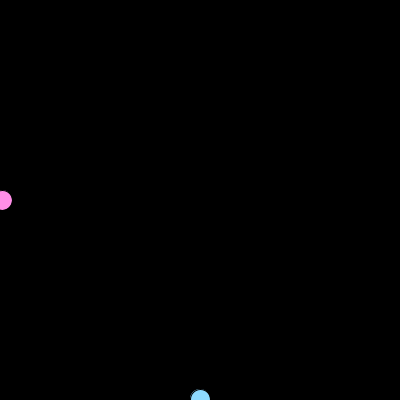
Frame 1 (no input)
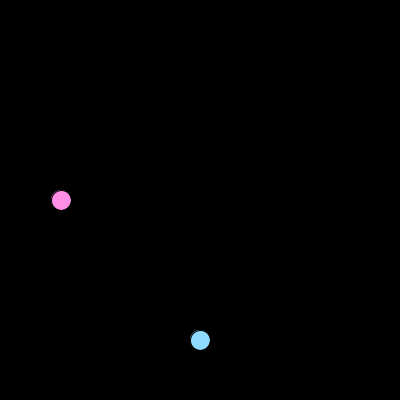
Frame 60 (the mouse pressed at the canvas centre just before this capture)
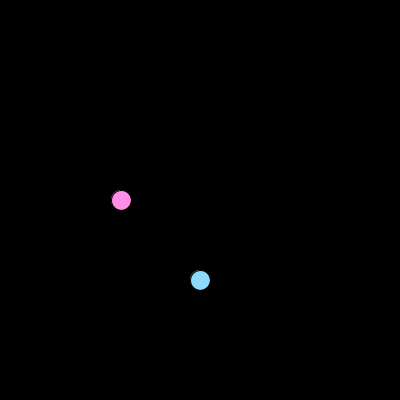
Frame 120 (the mouse held since frame 60 and released just before this capture)

The Processing sketch that drew these frames (run headless with seeded random() and noise(); from frame 60 on, the mouse is pressed at the canvas centre):

// Processing sketch: Sammie_Jackson_Ball_Moving
// ── Sammie_Jackson_Ball_Moving.pde
int x = 1;
int y = 400;
void setup () {
  size(400, 400);
  background(255);
}

void draw() {
  background(0);
  stroke(0);
  fill(#FF8EE7);
  x = x + 1;
  circle(x, 200, 20);

  y = y - 1;
  fill(#8EDAFF);
  circle(200, y, 20);

  
}
